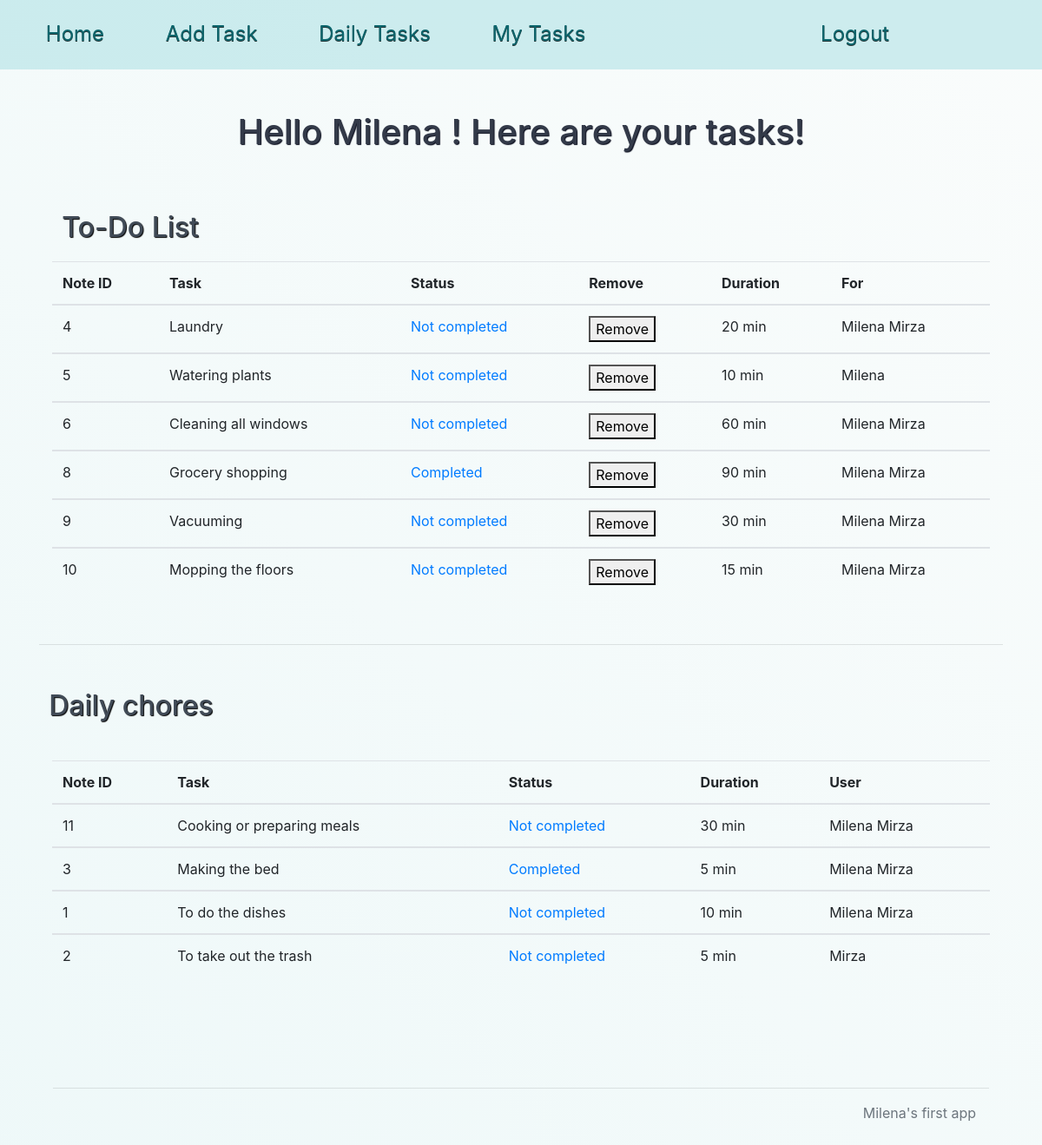
The app's page /usertasks (signed in) with its own data.
### website/models.py (models this page shows, shortened)
class User(db.Model, UserMixin):
    id = db.Column(db.Integer, primary_key = True)
    email = db.Column(db.String(50), unique = True)
    password = db.Column(db.String(50))
    name = db.Column(db.String(50))
    def __repr__(self):
        return f'{self.name}'

class Note(db.Model):
    id = db.Column(db.Integer, primary_key = True)
    data = db.Column(db.String(100))
    date = db.Column(db.DateTime(timezone = True),default = func.now())
    user_id = db.relationship('User',secondary = tasks,backref = "notes")
    finish = db.Column(db.Boolean, default = False, nullable = False)
    dailytask = db.Column(db.Boolean, default = False)
    duration = db.Column(db.Integer)

### website/views.py (the view)
@views.route('/usertasks', methods=['GET','POST'])
@login_required
def usertasks():
    list_dailytasks=Note.query.filter_by(dailytask=True).all()
    notes=Note.query.order_by(Note.data).all()
    return render_template("usertasks.html", user=current_user,notes=notes, list_dailytasks=list_dailytasks )

### website/__init__.py (called while the page is built)
def create_app():
    app=Flask(__name__)
    app.config['SECRET_KEY']='hjhjhjhfdhj jhsdajhufenkf'
    app.config['SQLALCHEMY_DATABASE_URI'] = f'sqlite:///{DB_NAME}'
    db.init_app(app)
    from .views import views
    from .auth import auth
    app.register_blueprint(views, url_prefix="/")
    app.register_blueprint(auth, url_prefix="/")
    from .models import User,Note
    create_database(app)
    login_manager=LoginManager()
    login_manager.login_view='auth.login'
    login_manager.init_app(app)
    @login_manager.user_loader
    def load_user(id):
        return User.query.get(int(id))
    return app

### website/templates/usertasks.html (shortened to what this page needs)
{% extends "base.html" %}
{% block content %}
<h1> Hello {{ user }} ! Here are your tasks! </h1>
<div class="container table-responsive">
  <h2>To-Do List</h2>
  <table class="table">
    <thead>
    <tr>
      <th id="task-id"> Note ID </th>
      <th id="task"> Task </th>
      <th id="status"> Status </th>
      <th id="update"> Remove </th>
      <th id="duration"> Duration </th>
      <th id="user"> For </th>
    </tr>
    </thead>
    <tbody>
  {% for note in user.notes %}
  {% if note.dailytask==False %}
    <tr>
      <td>{{note.id}}</td>
      <td>{{note.data}}</td>
  {% if note.finish==True %}
      <td><a href="{{ url_for('views.updateStatus', id=note.id) }}"  data-source="{{note.id}}"> Completed </a></td>
  {% else %}
      <td><a href="{{ url_for('views.updateStatus', id=note.id) }}" data-source="{{note.id}}"> Not completed </a></td>
  {% endif %}
      <td><button type="button" onClick="deleteNote({{ note.id }})">Remove</button></td>
      <td>{{note.duration}} min</td>
      <td data-source="{{ note.note_id }}" > {% for user in note.user_id %}{{ user }} {% endfor %} </td>
    </tr>
    </tbody>
  {% endif %}
  {% endfor %}
  </table>
</div><br><hr><br>
<h2>Daily chores</h2><br>
<div class="container table-responsive">
  <table class="table">
    <thead>
    <tr>
      <th id="task-id">Note ID</th>
      <th id="task">Task</th>
      <th id="status">Status</th>
      <th id="duration">Duration</th>
      <th id="user">User</th>
    </tr>
    </thead>
    <tbody>
    <tr>
  {% for note in notes %}
  {% if note.dailytask==True %}
      <td> {{note.id}} </td>
      <td> {{note.data}} </td>
  {% if note.finish==True %}
      <td><a href="{{ url_for('views.updateStatus', id=note.id) }}" data-source="{{note.id}}"> Completed </a></td>
  {% else %}
      <td><a href="{{ url_for('views.updateStatus', id=note.id) }}" data-source="{{note.id}}"> Not completed </a></td>
  {% endif %}
      <td> {{note.duration}} min </td>
      <td data-source="{{ note.note_id }}" >{% for user in note.user_id %}{{ user }} {% endfor %}</td>
    </tr>
    </tbody>
  {% endif %}
  {% endfor %}
  </table>
</div>
<footer class="footer">
  <hr>
  <div class="container">
    <p class="text-muted">Milena's first app</p>
  </div>
</footer>
  {% endblock %}

### website/static/style.css (style rules this page uses)
html { display: flex; justify-content: center; background: linear-gradient(45deg, rgba(226, 226, 226, 0.485), rgba(212, 216, 217, 0.458)) ; }
body { background: linear-gradient(45deg, rgba(220, 241, 242, 0.479), rgba(244, 249, 248, 0.479)); font-family: "Quicksand", sans-serif; color:rgb(38, 54, 55); width: 1200px; margin-left: auto; margin-right: auto; height: 100%; margin-top:0; margin-bottom: 2px; padding: 0; }
h1 { color: rgb(51, 58, 73); padding: 3rem; font-size: 5rem; text-decoration: none; text-shadow: 1px 1px 1px rgb(7, 10, 26); text-align: center; }
h2 { color: rgb(65, 75, 87); font-size: 3rem; font-weight: lighter; padding: 0.7rem; text-decoration: none; text-shadow: 1px 1px 1px rgb(0,0,0); }
footer { margin: 5rem 0 0 0; padding: 1rem; text-align: right; }

### records on screen
User: name "Milena"
Note: id "4", data "Laundry", duration "20"
User: name "Mirza"
Note: id "5", data "Watering plants", duration "10"
Note: id "6", data "Cleaning all windows", duration "60"
Note: id "8", data "Grocery shopping", duration "90"
Note: id "9", data "Vacuuming", duration "30"
Note: id "10", data "Mopping the floors", duration "15"
Note: id "11", data "Cooking or preparing meals", duration "30"
Note: id "3", data "Making the bed", duration "5"
Note: id "1", data "To do the dishes", duration "10"
Note: id "2", data "To take out the trash", duration "5"
